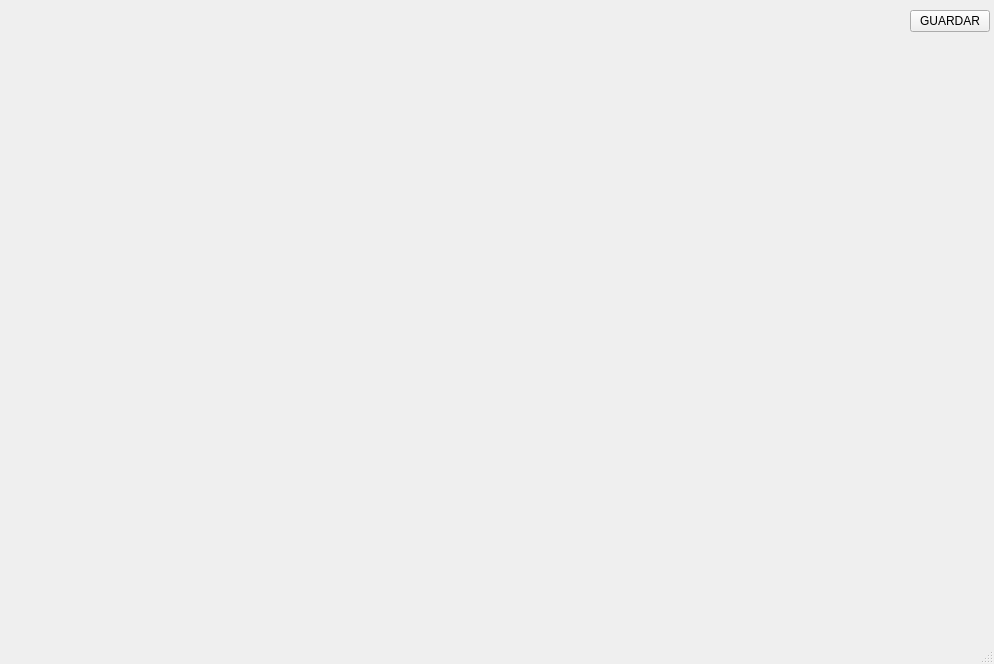
<?xml version="1.0" encoding="UTF-8"?>
<ui version="4.0">
 <class>SimpleMainWindow</class>
 <widget class="QMainWindow" name="SimpleMainWindow">
  <property name="geometry">
   <rect>
    <x>0</x>
    <y>0</y>
    <width>994</width>
    <height>664</height>
   </rect>
  </property>
  <property name="windowTitle">
   <string>MainWindow</string>
  </property>
  <widget class="QWidget" name="centralwidget">
   <widget class="QPushButton" name="pushButtonListo">
    <property name="geometry">
     <rect>
      <x>910</x>
      <y>10</y>
      <width>80</width>
      <height>22</height>
     </rect>
    </property>
    <property name="text">
     <string>GUARDAR</string>
    </property>
   </widget>
  </widget>
  <widget class="QMenuBar" name="menubar">
   <property name="geometry">
    <rect>
     <x>0</x>
     <y>0</y>
     <width>994</width>
     <height>21</height>
    </rect>
   </property>
  </widget>
  <widget class="QStatusBar" name="statusbar"/>
 </widget>
 <resources/>
 <connections/>
</ui>
